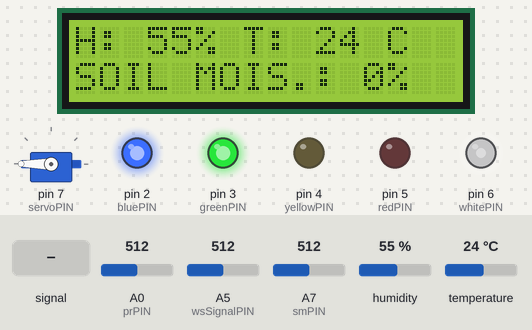
Recording of a sketch running on a simulated Arduino Nano, built with avr-gcc and run on an emulated ATmega328P. On the bench: 16×2 character LCD, servo, output pins drawn as LEDs (lit = HIGH). The test bench sets the inputs (shaded band); at power-on: A7 (smPIN) = 512, A5 (wsSignalPIN) = 512, A0 (prPIN) = 512, humidity 55 %, temperature 24 °C. Pins used as bus, display or sensor lines are not drawn; what the sketch prints to the serial monitor is not drawn.

Above: at 1.2 s.
1.3 s: A5 (wsSignalPIN) fed a 200 Hz sine of ±255 counts around its level
At 2.01 s:
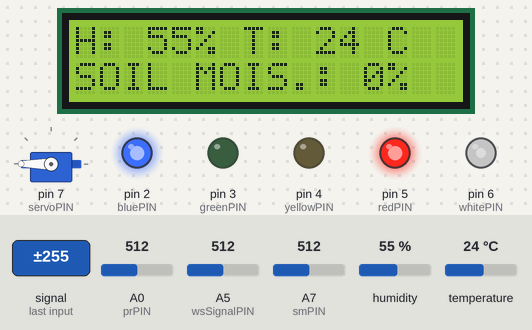
6.1 s: A7 (smPIN) set to 451
At 10.68 s:
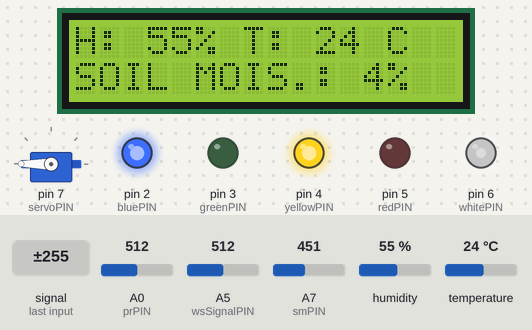
11.4 s: A7 (smPIN) set to 419
At 12.4 s:
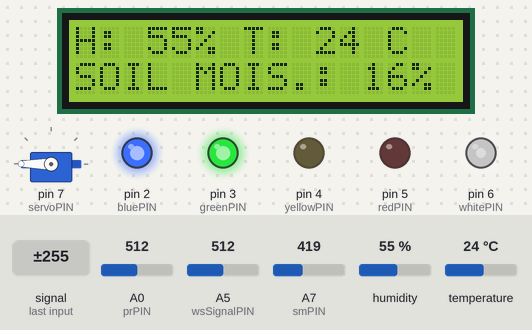
13.1 s: A7 (smPIN) set to 312
At 13.5 s:
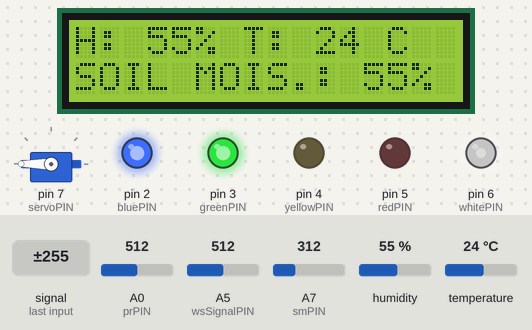
14.7 s: A7 (smPIN) set to 285
At 16.1 s:
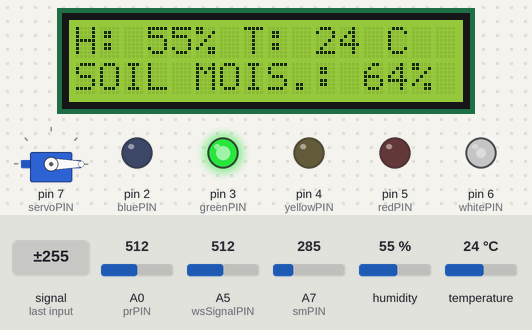
16.4 s: A5 (wsSignalPIN) set to 440
17.9 s: A5 (wsSignalPIN) set to 412
At 19.3 s:
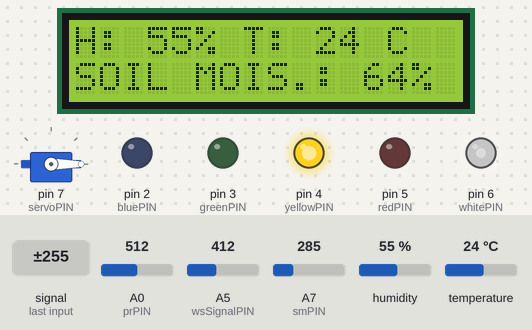
Timing chart, 0 to 20.5 s (numbered marks = the images above; inputs shaded):
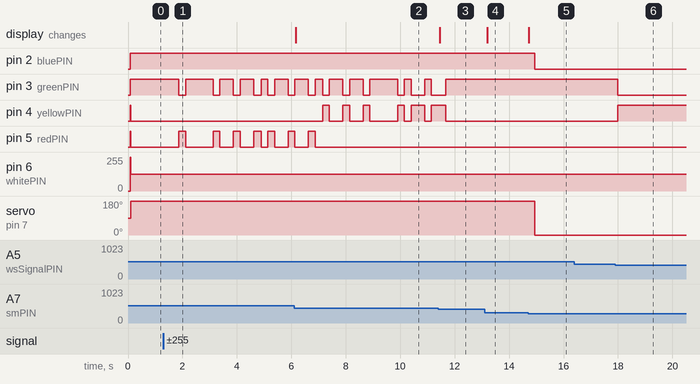

The sketch:

FinalProject.ino
```cpp
#include <LiquidCrystal_I2C.h>
#include <Servo.h>
#include <DHT.h>


//LCD Settings
const int rs = 8, en = 9, d4 = 10, d5 = 11, d6 = 12, d7 = 13;
LiquidCrystal_I2C lcd(0x27, 16, 2); // I2C address 0x27, 16 column and 2 rows

//COMMUNICATION LED
const int bluePIN = 2;
const int greenPIN = 3;
const int yellowPIN = 4;
const int redPIN = 5;
const int whitePIN = 6;


//Soil moisture sensor
#define smPIN A7
#define SOIL_SENSOR_MIN 188
#define SOIL_SENSOR_MAX 464
#define MIN_SOIL_PARAMETER 25//WHEN IT GET 25% OF SOIL HUMIDITY WE NEED TO WATER THE PLANT
#define IDEAL_SOIL_PARAMETER 60//WHEN IT GET 25% OF SOIL HUMIDITY WE NEED TO WATER THE PLANT

//Water level sensor
const int wsOnOffPIN = 8;
#define wsSignalPIN A5
#define WATER_SENSOR_MIN 200
#define WATER_SENSOR_MAX 500

//Servo motor
Servo waterPumpServo;
const int servoPIN = 7;
int servoPos = 0;

//Photoresistor
#define prPIN A0
#define PHOTO_SENSOR_MIN 0
#define PHOTO_SENSOR_MAX 1024

//Temp & Humidity Sensor
#define thPIN 8
#define DHTTYPE DHT11
DHT dht(thPIN, DHTTYPE);

//START - AUXILIAR FUNCTIONS
void messageLCD(String text, int line, bool clear) {
  if (clear) {
    lcd.clear();
  }
  lcd.setCursor(0, line);
  lcd.print(text);
}
//END - AUXILIAR FUNCTIONS


void setup() {
   //serial monitor
  Serial.begin(9600);

  //LCD Setups
  lcd.begin(16, 2);
  lcd.backlight();
  messageLCD("IoT - FINAL PROJECT", 0, true);

  //COMMUNICATION LED
  pinMode(bluePIN, OUTPUT);
  digitalWrite(bluePIN, HIGH);

  pinMode(greenPIN, OUTPUT);
  digitalWrite(greenPIN, HIGH);

  pinMode(yellowPIN, OUTPUT);
  digitalWrite(yellowPIN, HIGH);

  pinMode(redPIN, OUTPUT);
  digitalWrite(redPIN, HIGH);

  pinMode(whitePIN, OUTPUT);
  digitalWrite(whitePIN, HIGH);

  //WATER LEVEL SENSOR
  pinMode(wsOnOffPIN, OUTPUT);
  digitalWrite(wsOnOffPIN, LOW);


  //SERVO setup
  waterPumpServo.attach(servoPIN, 500, 2500);

  //PHOTO RESISTOR setup
  pinMode(prPIN, INPUT);// Set pResistor - A0 pin as an input (optional)

  //TEMPERATURE AND HUMIDITY setup
  dht.begin();


}

//START - Controller functions
void communicationLEDController(int waterLevel, bool servoON, int photoLevel){

  bool blue = false;
  bool green = false;
  bool yellow = false;
  bool red = false;

  //water level communication
  if (waterLevel >= 75) {
    green = true;
  } else {
    if (waterLevel >= 30) {
      yellow = true;
    } else {
      red = true;
    }
  }

  //water flow communication ON is flowing
  if (servoON) {
    blue = true;
  }

  //luminosity communication
  analogWrite(whitePIN, photoLevel);

  digitalWrite(bluePIN, blue);
  digitalWrite(greenPIN, green);
  digitalWrite(yellowPIN, yellow);
  digitalWrite(redPIN, red);

}

int waterLevelController(){
  int waterLevel = 0; // variable to store the sensor value
  //WATER LEVEL CONTROLE
  digitalWrite(wsOnOffPIN, HIGH);  // turn the Water level sensor ON
  int waterLevelRead = analogRead(wsSignalPIN); // read the analog value from Water level sensor
  digitalWrite(wsOnOffPIN, LOW);   // turn the Water level sensor OFF
  //get water level
  waterLevel = map(waterLevelRead, WATER_SENSOR_MIN, WATER_SENSOR_MAX, 0, 100);
  if (waterLevel < 0) {
    waterLevel = 0;
  }

  Serial.print("WATER LEVEL: ");
  Serial.print(waterLevelRead);
  Serial.print(" - ");
  Serial.println(waterLevel);

  return waterLevel;

}

void servoMotorController(int rotation){
  servoPos = servoPos + rotation;
  waterPumpServo.write(servoPos);
}

int photoResistorController() {
  int prREAD = analogRead(prPIN);

  int prLevel = map(prREAD, PHOTO_SENSOR_MIN, PHOTO_SENSOR_MAX, 0, 255);

  return prLevel;
}

void temperatureAndHumidityController() {
  // Sensor readings may also be up to 2 seconds 'old' (its a very slow sensor)
  int h = dht.readHumidity();
  // Read temperature as Celsius (the default)
  int t = dht.readTemperature();

  // Check if any reads failed and exit early (to try again).
  if (isnan(h) || isnan(t)) {
    Serial.println(F("Failed to read from DHT sensor!"));
    return;
  }

  // Compute heat index in Celsius (isFahreheit = false)
  float hic = dht.computeHeatIndex(t, h, false);

  String lcdText = "H: ";
  lcdText.concat(String(h));
  lcdText.concat("% T: ");
  lcdText.concat(String(t));
  lcdText.concat(" C  ");
  messageLCD(lcdText, 0, false);

}

int soilMoistureController() {
  int smREAD = analogRead(smPIN);
  int smLEVEL = map(smREAD, SOIL_SENSOR_MAX, SOIL_SENSOR_MIN, 0, 100);
  if (smLEVEL < 0) {
    smLEVEL = 0;
  } else {
    if (smLEVEL > 99) {
      smLEVEL = 100;
    }
  };

  String lcdText = "SOIL MOIS.: ";
  lcdText.concat(String(smLEVEL));
  lcdText.concat("%  ");
  messageLCD(lcdText, 1, false);


  return smLEVEL;
}

//END - Controller functions


void loop() {
  int soilMoistureLevel = soilMoistureController();
  int waterLevel = waterLevelController();
  //OPEN WATER RESERVATORY
  if (servoPos == 0 && soilMoistureLevel < MIN_SOIL_PARAMETER && waterLevel > 0)
  {
    servoMotorController(180);
  }

  //CLOSE WATER RESERVATORY
  if (servoPos == 180 && (soilMoistureLevel > IDEAL_SOIL_PARAMETER || waterLevel <= 0) ) {
    servoMotorController(-180);
  }

  //PARAMS - bool moistureOK, int waterLevel, bool servoON, int photoLevel
  communicationLEDController(waterLevel, servoPos >= 180, photoResistorController());
  temperatureAndHumidityController();
  soilMoistureController();
  delay(200);
}
```

Measured:
- the behaviour switches between 437 and 436 on A7 (smPIN) (found by bisection; images 2 and 3)
- the behaviour switches between 296 and 295 on A7 (smPIN) (found by bisection; images 4 and 5)
- the behaviour switches between 425 and 424 on A5 (wsSignalPIN) (found by bisection; images 5 and 6)
- after the input at 1.3 s, pin 3 (greenPIN): HIGH → LOW after 0.56 s, → HIGH 0.25 s later, → LOW 1.0 s later, → HIGH 0.25 s later, … (11 changes in this stretch); pin 5 (redPIN): LOW → HIGH after 0.56 s, → LOW 0.25 s later, → HIGH 1.0 s later, → LOW 0.25 s later, … (11 changes in this stretch)
- after the input at 6.1 s, the display: changes after 0.06 s (image 2)
- after the input at 11.4 s, the display: changes after 0.05 s (image 3)
- after the input at 13.1 s, the display: changes after 0.10 s (image 4)
- after the input at 14.7 s, pin 2 (bluePIN): HIGH → LOW after 0.24 s; servo on pin 7 (servoPIN): 180° → 0° after 0.24 s; the display: changes at once (image 5)
- after the input at 16.4 s, every drawn part: stays the same
- after the input at 17.9 s, pin 3 (greenPIN): HIGH → LOW after 0.09 s; pin 4 (yellowPIN): LOW → HIGH after 0.09 s
